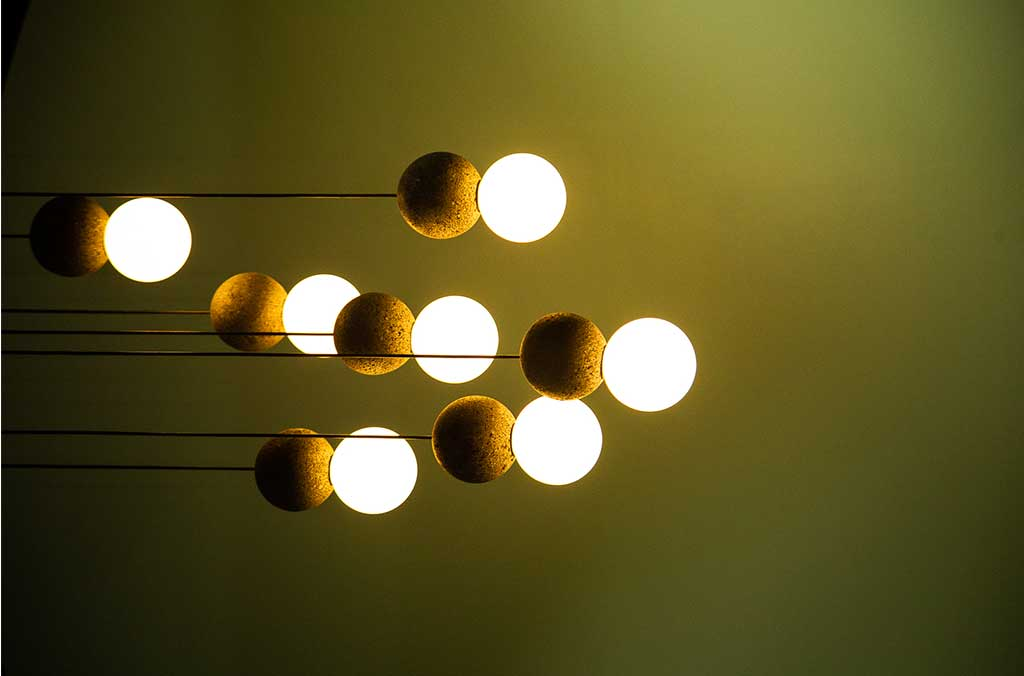
#> input picture 2 Bordes/focos.jpg, 1024 x 676 px
$ python 1_canny_curso.py
#> lines starting #> are read from the running program, lines starting #| are printed output that depends on the picture; after the words box and inside, x2 and y2 are one past the last pixel; in counts of white or black regions, pixels touching at a corner belong together
import cv2
import numpy as np

# Cargar imagen en escala de grises
imagen = cv2.imread('focos.jpg', cv2.IMREAD_GRAYSCALE)
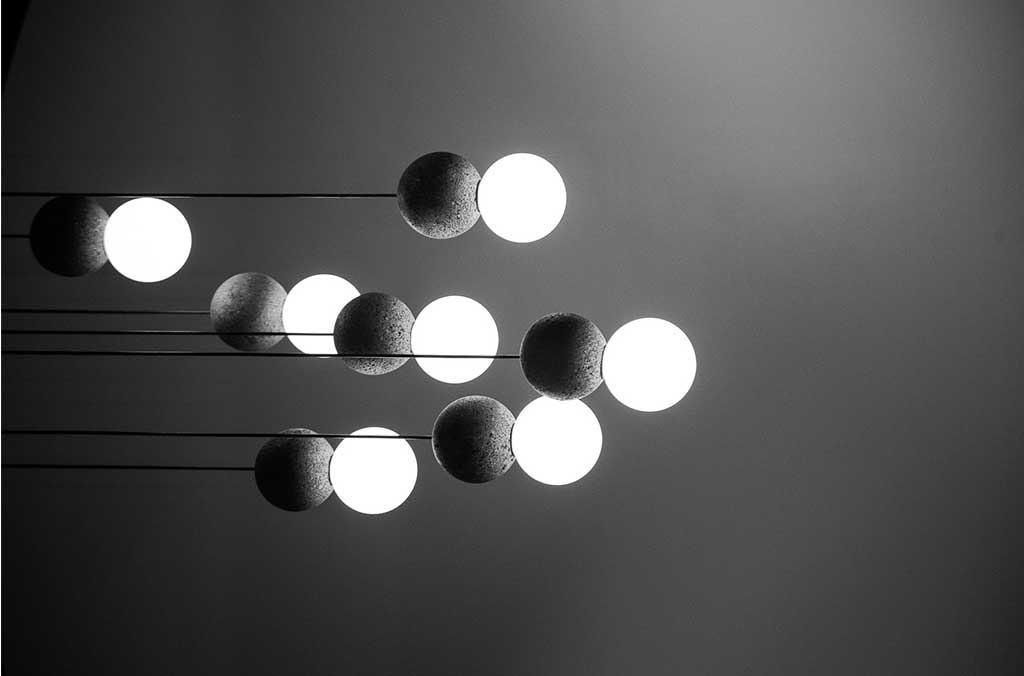
#> imagen: shape (676, 1024); min 0, max 255, mean 83.3

# Reducir tamaño de la imagen original a la mitad
imagen_reducida = cv2.resize(imagen, (imagen.shape[1] // 2, imagen.shape[0] // 2))

# Aplicar filtro Canny a la imagen reducida
canny = cv2.Canny(imagen_reducida, 100, 200)
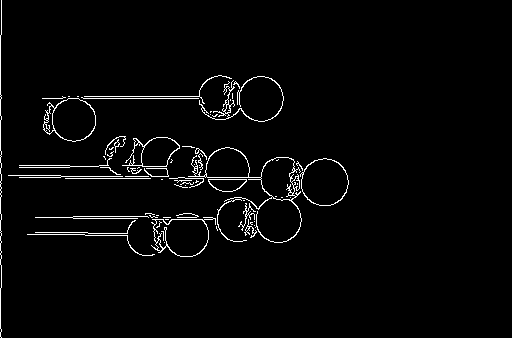
#> canny: shape (338, 512); 2.6% white in thin lines or dots, all inside (x1, y1, x2, y2) = (0, 0, 349, 338)

# Combinar original y filtrada lado a lado
combinada = np.hstack((imagen_reducida, canny))
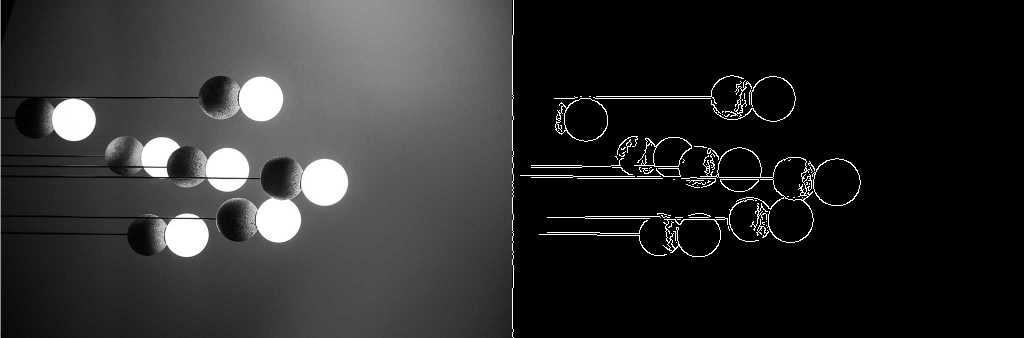
#> combinada: shape (338, 1024); min 0, max 255, mean 45

# Mostrar la imagen combinada
cv2.imshow('Original y Canny (Reducidas)', combinada)
cv2.waitKey(0)
cv2.destroyAllWindows()
